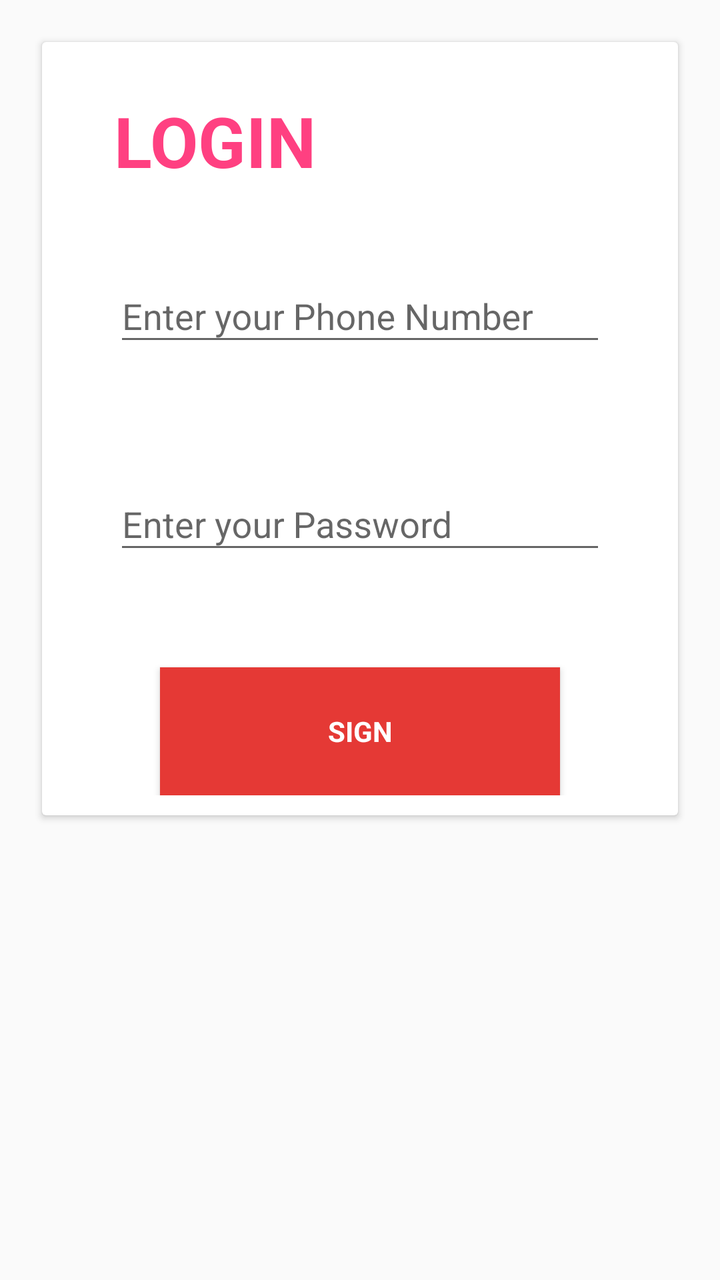
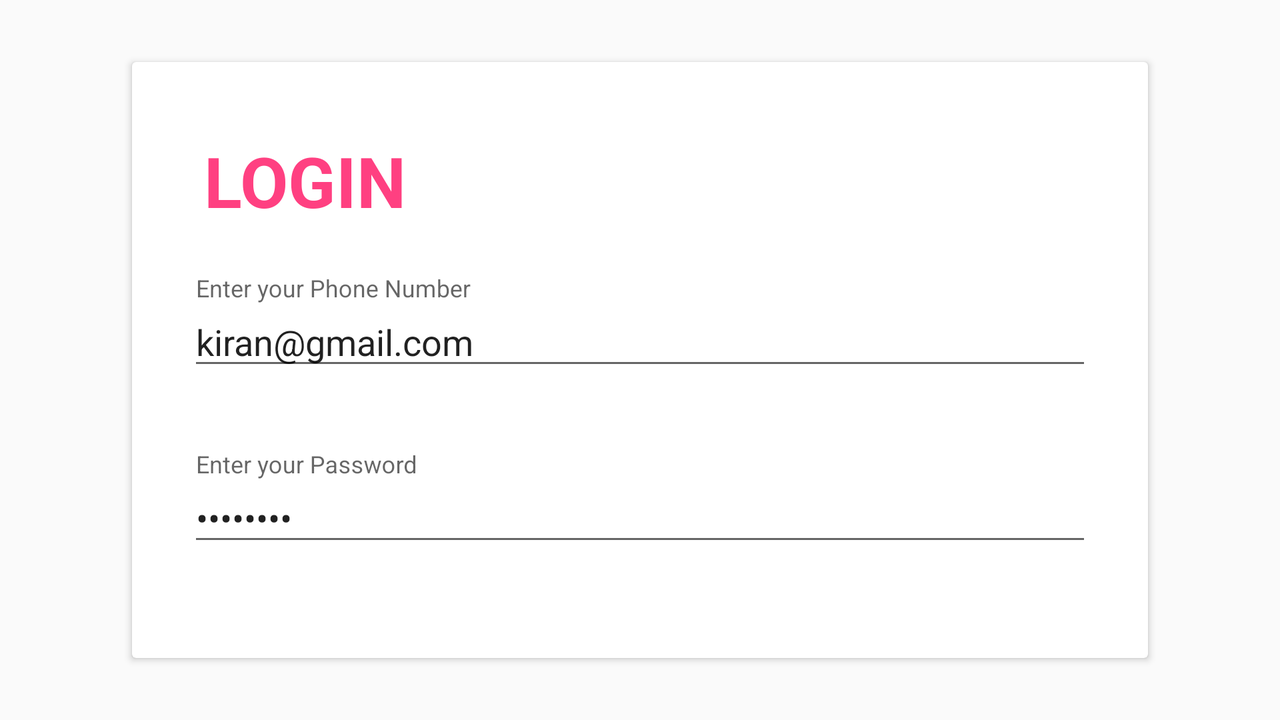

Compare how this app lays out the same screen by default and in its alternative resource folder. The renders come first, then the two layout files and the values they reference.
<!-- AndroidManifest.xml: application theme AppTheme -->
<!-- res/layout/activity_login.xml -->
<LinearLayout xmlns:android="http://schemas.android.com/apk/res/android"
    xmlns:tools="http://schemas.android.com/tools"
    android:layout_width="match_parent"
    android:layout_height="match_parent"
    xmlns:card_view="http://schemas.android.com/apk/res-auto"
    android:gravity="center_horizontal"
    android:orientation="vertical"
    android:paddingBottom="@dimen/activity_vertical_margin"
    android:paddingLeft="@dimen/activity_horizontal_margin"
    android:paddingRight="@dimen/activity_horizontal_margin"
    android:paddingTop="@dimen/activity_vertical_margin"
    tools:context="com.anyasoft.es.surveyapp.LoginActivity">

    
    <ProgressBar
        android:id="@+id/login_progress"
        style="?android:attr/progressBarStyleLarge"
        android:layout_width="wrap_content"
        android:layout_height="wrap_content"
        android:layout_marginBottom="8dp"
        android:visibility="gone" />




        <android.support.v7.widget.CardView
            android:layout_width="match_parent"
            android:layout_height="wrap_content"
            android:gravity="center"
            android:id="@+id/login_form"

            android:layout_margin="5dp"
            card_view:cardCornerRadius="2dp"
            card_view:contentPadding="10dp">

        <LinearLayout
            android:id="@+id/email_login_form"
            android:layout_width="match_parent"
            android:layout_height="wrap_content"
            android:orientation="vertical"
            android:layout_marginLeft="@dimen/card_margin"
            android:layout_marginRight="@dimen/card_margin"
            >


            <TextView
                android:layout_width="match_parent"
                android:layout_height="wrap_content"
                android:textColor="@color/colorAccent"
                android:textSize="35sp"
                android:padding="@dimen/fab_margin"
                android:textStyle="bold"
                android:text="LOGIN"/>

            <android.support.design.widget.TextInputLayout
                android:layout_width="match_parent"
                android:layout_height="wrap_content"
                android:minHeight="@dimen/minEditTextHeight"
                android:layout_margin="@dimen/fab_margin">

                <AutoCompleteTextView
                    android:id="@+id/email"
                    android:layout_width="match_parent"
                    android:layout_height="wrap_content"
                    android:hint="@string/prompt_email"
                    android:imeOptions="actionNext"
                    android:nextFocusDown="@+id/password"
                    android:inputType="textEmailAddress"
                    android:maxLines="1"
                    android:singleLine="true" />

            </android.support.design.widget.TextInputLayout>

            <android.support.design.widget.TextInputLayout
                android:id="@+id/ti_pwd"
                android:layout_width="match_parent"
                android:layout_height="wrap_content"
                android:minHeight="@dimen/minEditTextHeight"
                android:layout_margin="@dimen/fab_margin">

                <EditText
                    android:id="@+id/password"
                    android:layout_width="match_parent"
                    android:layout_height="wrap_content"
                    android:hint="@string/prompt_password"
                    android:imeActionId="@+id/login"
                    android:imeActionLabel="@string/action_sign_in_short"
                    android:imeOptions="actionUnspecified"
                    android:inputType="textPassword"
                    android:maxLines="1"
                    android:singleLine="true" />

            </android.support.design.widget.TextInputLayout>

            <Button
                android:id="@+id/email_sign_in_button"
                style="?android:textAppearanceSmall"
                android:layout_width="200dp"
                android:layout_height="wrap_content"
                android:layout_gravity="center"
                android:minHeight="64dp"
                android:minWidth="@dimen/btn_minwidth"
                android:layout_marginTop="16dp"
                android:textColor="#FFFFFF"
                android:text="@string/action_sign_in"
                android:background="@drawable/btn_login"
                android:textStyle="bold" />

        </LinearLayout>
        </android.support.v7.widget.CardView>
</LinearLayout>
<!-- resources referenced by this layout -->
<resources>
  <color name="colorAccent">#FF4081</color>
  <dimen name="activity_horizontal_margin">16dp</dimen>
  <dimen name="activity_vertical_margin">16dp</dimen>
  <dimen name="btn_minwidth">64dp</dimen>
  <dimen name="card_margin">10dp</dimen>
  <dimen name="fab_margin">16dp</dimen>
  <dimen name="minEditTextHeight">72dp</dimen>
  <!-- drawable btn_login (drawable) -->
  <?xml version="1.0" encoding="utf-8"?>
  <selector xmlns:android="http://schemas.android.com/apk/res/android">
      <item android:drawable="@color/red_900" android:state_pressed="true"/>
      <item android:drawable="@color/red_900" android:state_focused="true"/>
      <item>
          <shape android:shape="rectangle">
              <solid android:color="@color/red_600"/>
                  <corners android:bottomLeftRadius="2dp"
                      android:bottomRightRadius="2dp"
                      android:topLeftRadius="2dp"
                      android:topRightRadius="2dp"/>
  
          </shape>
      </item>
  
  </selector>
  <string name="action_sign_in">Sign</string>
  <string name="action_sign_in_short">Sign in</string>
  <string name="prompt_email">Enter your Phone Number</string>
  <string name="prompt_password">Enter your Password</string>
  <style name="AppTheme" parent="Theme.AppCompat.Light.DarkActionBar">
          
          <item name="colorPrimary">@color/colorPrimary</item>
          <item name="colorPrimaryDark">@color/colorPrimaryDark</item>
          <item name="colorAccent">@color/colorAccent</item>
      </style>
  <color name="red_900">#B71C1C</color>
  <color name="red_600">#E53935</color>
  <color name="colorPrimary">#3F51B5</color>
  <color name="colorPrimaryDark">#303F9F</color>
</resources>
<!-- res/layout-land/activity_login.xml (the repository's variant of the layout above) -->
<!-- drawn on the phone turned sideways -->
<LinearLayout xmlns:android="http://schemas.android.com/apk/res/android"
    xmlns:card_view="http://schemas.android.com/apk/res-auto"
    xmlns:tools="http://schemas.android.com/tools"
    android:layout_width="match_parent"
    android:layout_height="match_parent"
    android:gravity="center_horizontal"
    android:orientation="vertical"
    android:paddingBottom="@dimen/activity_vertical_margin"
    android:paddingLeft="@dimen/activity_horizontal_margin"
    android:paddingRight="@dimen/activity_horizontal_margin"
    android:paddingTop="@dimen/activity_vertical_margin"
    tools:context="com.anyasoft.es.surveyapp.LoginActivity">

    
    <ProgressBar
        android:id="@+id/login_progress"
        style="?android:attr/progressBarStyleLarge"
        android:layout_width="wrap_content"
        android:layout_height="wrap_content"
        android:layout_marginBottom="8dp"
        android:visibility="gone" />


    <android.support.v7.widget.CardView
        android:id="@+id/login_form"
        android:layout_width="match_parent"
        android:layout_height="match_parent"

        android:layout_marginBottom="15dp"
        android:layout_marginLeft="50dp"
        android:layout_marginRight="50dp"
        android:layout_marginTop="15dp"

        android:gravity="center"
        card_view:cardCornerRadius="2dp"
        card_view:contentPadding="10dp">

        <LinearLayout
            android:id="@+id/email_login_form"
            android:layout_width="match_parent"
            android:layout_height="match_parent"
            android:layout_margin="@dimen/card_margin_land"
            android:orientation="horizontal">


            <LinearLayout
                android:layout_width="match_parent"
                android:layout_height="match_parent"
                android:orientation="vertical">

                <TextView
                    android:layout_width="match_parent"
                    android:layout_height="wrap_content"
                    android:padding="@dimen/fab_margin"
                    android:text="LOGIN"
                    android:textColor="@color/colorAccent"
                    android:textSize="35sp"
                    android:textStyle="bold" />


                <android.support.design.widget.TextInputLayout
                    android:layout_width="match_parent"
                    android:layout_height="wrap_content"
                    android:layout_margin="@dimen/fab_margin_land"
                    android:minHeight="@dimen/minEditTextHeight">

                    <AutoCompleteTextView
                        android:id="@+id/email"
                        android:layout_width="match_parent"
                        android:layout_height="wrap_content"
                        android:hint="@string/prompt_email"
                        android:imeOptions="actionNext"
                        android:inputType="textEmailAddress"
                        android:maxLines="1"
                        android:singleLine="true"
                        android:text="kiran@gmail.com" />

                </android.support.design.widget.TextInputLayout>

                <android.support.design.widget.TextInputLayout
                    android:layout_width="match_parent"
                    android:layout_height="wrap_content"
                    android:layout_margin="@dimen/fab_margin_land"
                    android:minHeight="@dimen/minEditTextHeight">

                    <EditText
                        android:id="@+id/password"
                        android:layout_width="match_parent"
                        android:layout_height="wrap_content"
                        android:hint="@string/prompt_password"
                        android:imeActionId="@+id/login"
                        android:imeActionLabel="@string/action_sign_in_short"
                        android:imeOptions="actionUnspecified"
                        android:inputType="textPassword"
                        android:maxLines="1"
                        android:singleLine="true"
                        android:text="kiran123" />

                </android.support.design.widget.TextInputLayout>

                <Button
                    android:id="@+id/email_sign_in_button"
                    style="?android:textAppearanceSmall"
                    android:layout_width="200dp"
                    android:layout_height="wrap_content"
                    android:layout_gravity="center_vertical|right"

                    android:layout_marginTop="@dimen/fab_margin_land"
                    android:background="@drawable/btn_login"
                    android:minHeight="@dimen/minEditTextHeight"
                    android:minWidth="@dimen/btn_minwidth"
                    android:text="@string/action_sign_in"
                    android:textColor="#FFFFFF"
                    android:textStyle="bold" />

            </LinearLayout>
        </LinearLayout>
    </android.support.v7.widget.CardView>
</LinearLayout>
<!-- resources referenced by the variant -->
<!-- as the phone turned sideways resolves them -->
<resources>
  <color name="colorAccent">#FF4081</color>
  <dimen name="activity_horizontal_margin">16dp</dimen>
  <dimen name="activity_vertical_margin">16dp</dimen>
  <dimen name="btn_minwidth">64dp</dimen>
  <dimen name="card_margin_land">10dp</dimen>
  <dimen name="fab_margin">16dp</dimen>
  <dimen name="fab_margin_land">8dp</dimen>
  <dimen name="minEditTextHeight">72dp</dimen>
  <!-- drawable btn_login (drawable) -->
  <?xml version="1.0" encoding="utf-8"?>
  <selector xmlns:android="http://schemas.android.com/apk/res/android">
      <item android:drawable="@color/red_900" android:state_pressed="true"/>
      <item android:drawable="@color/red_900" android:state_focused="true"/>
      <item>
          <shape android:shape="rectangle">
              <solid android:color="@color/red_600"/>
                  <corners android:bottomLeftRadius="2dp"
                      android:bottomRightRadius="2dp"
                      android:topLeftRadius="2dp"
                      android:topRightRadius="2dp"/>
  
          </shape>
      </item>
  
  </selector>
  <string name="action_sign_in">Sign</string>
  <string name="action_sign_in_short">Sign in</string>
  <string name="prompt_email">Enter your Phone Number</string>
  <string name="prompt_password">Enter your Password</string>
  <style name="AppTheme" parent="Theme.AppCompat.Light.DarkActionBar">
          
          <item name="colorPrimary">@color/colorPrimary</item>
          <item name="colorPrimaryDark">@color/colorPrimaryDark</item>
          <item name="colorAccent">@color/colorAccent</item>
      </style>
  <color name="red_900">#B71C1C</color>
  <color name="red_600">#E53935</color>
  <color name="colorPrimary">#3F51B5</color>
  <color name="colorPrimaryDark">#303F9F</color>
</resources>
